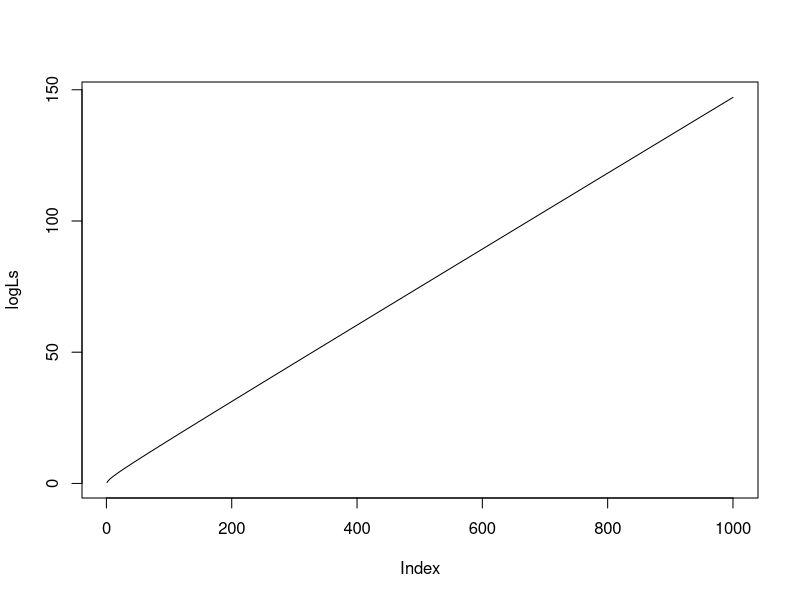

Write R code to recreate this figure.
####
##  Does the min of ncx converge to a distribution?
####

## log 1+x
log_1_plus <- function(x) {
  if (abs(x) > 1e-3) return(log(1 + x))
  sum(-1 * (-x)^(1:20)/(1:20))
}

## med_loc breaks down at k > 20
med_loc <- function(k, ncp, L) qchisq(1 - (.5)^(1/L), k, ncp)

med_loc2 <- function(k, ncp, L, lx = 0, ux = 100, nits = 100) {
  const <- -log(2)
  for (i in 1:nits) {
    xc <- (ux + lx)/2
    val <- L * log_1_plus(-pchisq(xc, k, ncp))
    if (val > const) {
      lx <- xc
    } else {
      ux <- xc
    }
    #print(xc)
  }
  xc
}


get_L <- function(x, k, ncp) {
  pp <- pchisq(x, k, ncp)
  log(1/2)/log_1_plus(-pp)
}

#x <- 0.1; k <- 1; ncp <- 1.1
#x=60;k=600;ncp=660
get_log_L <- function(x, k, ncp) {
  pp <- pchisq(x, k, ncp, log.p = TRUE)
  if (pp > -10) {
    pp <- log(-log_1_plus(-exp(pp)))
  }
  ans <- log(log(2)) - pp
  if (ans == Inf) cat(paste0("x=", x, ";k=", k, ";ncp=", ncp))
  ans
}

mincdf <- function(x, k, z, L) 1 - exp(L * log_1_plus(-pchisq(x, k, k + z * sqrt(k))))
minpdf <- function(x, k, z, L) {
  pp <- pchisq(x, k, k + z * sqrt(k))
  L * exp(L * log_1_plus(-pp))/(1 - pp)
}

# get_L(1, 100, -2.5)
# 
# 
# 
# k <- 30
# L <- get_L(1, k, 0)
# med_loc(k, 0, L)
# med_loc2(k, 0, L)
# 
# 
# Ls <- matrix(0, 100, 10)
# for (k in 1:10) {
#   Ls[, k] <- sapply(1:100, function(i) get_L(k, i, 0))  
# }
# matplot(log(Ls), type = "l")
# 
# 
# 
# 
# 
# 
# 
# mincdf(4, 100, Ls[100, 5])
# mincdf(5, 100, Ls[100, 5])
# mincdf(6, 100, Ls[100, 5])
# 
# minpdf(5, 80, Ls[80, 5])
# minpdf(5, 100, Ls[100, 5])
# 
# 
# ## what happens with differnt y^2?
# 
# 
# x_med <- 5
# Xs <- matrix(0, 91, 10)
# lalas <- -5:4/2
# for (k in 1:10) {
#   Xs[, k] <- sapply(10:100, function(i) med_loc2(i, lalas[k], Ls[i, x_med]))  
# }
# matplot(10:100, Xs, type = "l")

####
##  Fix sigma2, increase d, fix error prob
####

fixed_error_L <- function(d, sigma2) {
  ey2 <- (1 + sigma2) * d
  alpha <- sigma2/(1 + sigma2)
  ed1 <- alpha * (alpha * ey2 + d)
  get_log_L(ed1, d, ey2)
}

sigma2 <- 3
ds <- 1:1000
logLs <- sapply(ds, function(d) fixed_error_L(d, sigma2))
plot(logLs, type = "l")




